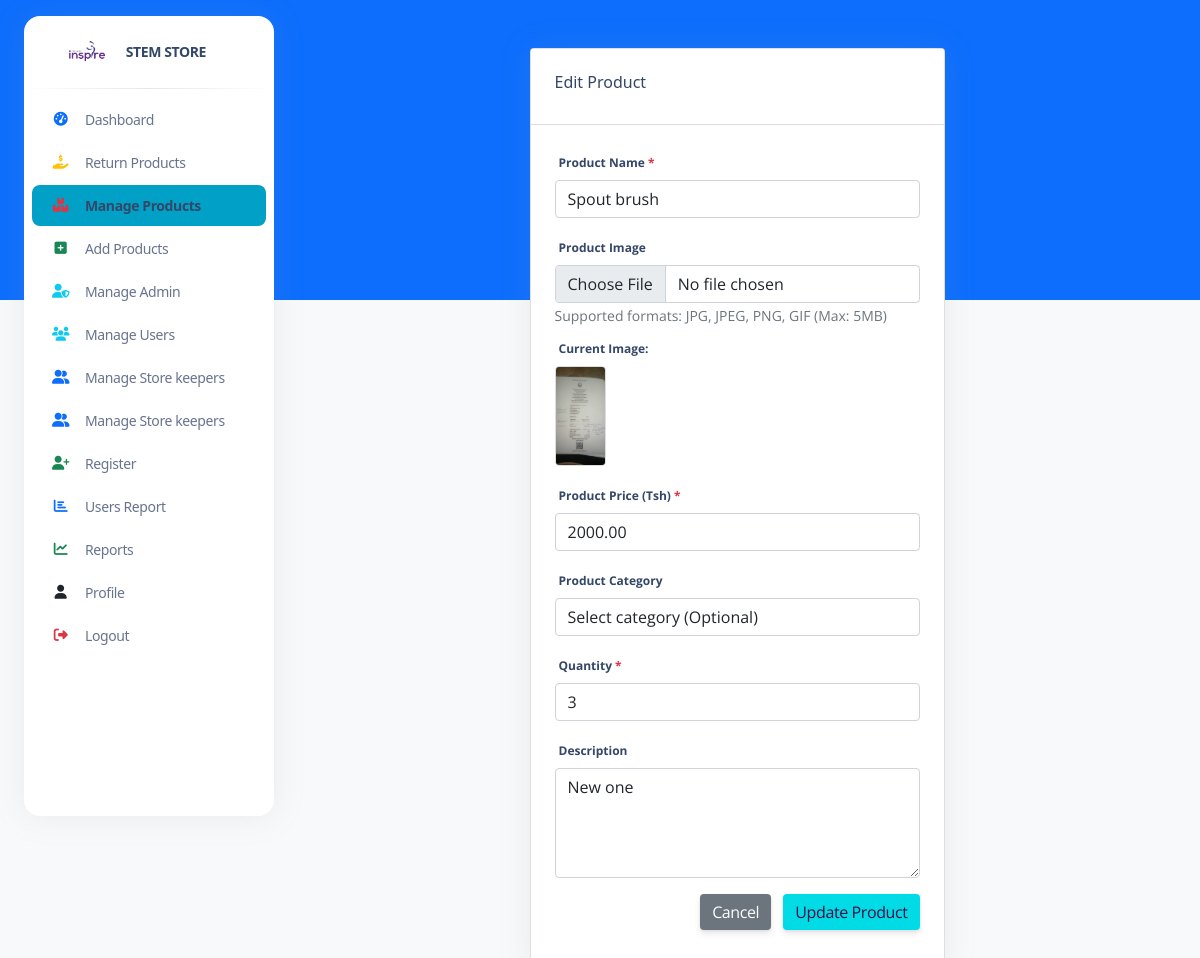
Page /user/edit_product.php?id=12 on the committed database.
### tables this page shows
CREATE TABLE `products` (
  `ID` int(11) NOT NULL,
  `ProductName` varchar(255) DEFAULT NULL,
  `Image` varchar(255) DEFAULT NULL,
  `Description` text DEFAULT NULL,
  `prod_price` decimal(10,2) DEFAULT NULL,
  `Quantity` int(11) DEFAULT NULL,
  `prod_cat` varchar(100) DEFAULT NULL,
  `location` varchar(255) DEFAULT NULL,
  `AddedDate` datetime DEFAULT NULL
);

### user/edit_product.php (the view, shortened to what this page needs)
<!DOCTYPE html>
<html lang="en">
<head>
  <link rel="stylesheet" href="https://cdnjs.cloudflare.com/ajax/libs/font-awesome/6.0.0/css/all.min.css">
  <link href="../assets/css/nucleo-icons.css" rel="stylesheet" />
  <link href="../assets/css/nucleo-svg.css" rel="stylesheet" />
  <link href="../assets/css/nucleo-svg.css" rel="stylesheet" />
  <link id="pagestyle" href="../assets/css/argon-dashboard.css?v=2.0.4" rel="stylesheet" />
</head>
<body class="g-sidenav-show   bg-gray-100">
  <aside class="sidenav bg-white navbar navbar-vertical navbar-expand-xs border-0 border-radius-xl my-3 fixed-start ms-4" id="sidenav-main" style="height: 100vh; position: fixed; overflow: hidden;">
    <div class="sidenav-header">
      <a class="navbar-brand m-0" href=" ../index2.php " target="_blank">
        <img src="../assets/img/logo-ct-dark.png" class="navbar-brand-img h-100" alt="main_logo">
        <span class="ms-1 font-weight-bold">STEM STORE</span>
      </a>
    </div>
   <hr class="horizontal dark mt-0 mb-2">
  <div class="collapse navbar-collapse w-auto" id="sidenav-collapse-main" style="height: calc(100vh - 100px); overflow-y: auto;">
  <ul class="navbar-nav">
    <li class="nav-item">
      <a class="nav-link " href="../index2.php">
        <div class="icon icon-shape icon-sm border-radius-md text-center me-2 d-flex align-items-center justify-content-center">
          <i class="fas fa-tachometer-alt text-primary text-sm opacity-10"></i>
        </div>
        <span class="nav-link-text ms-1">Dashboard</span>
      </a>
    </li>
    <li class="nav-item">
      <a class="nav-link" href="sales.php">
        <div class="icon icon-shape icon-sm border-radius-md text-center me-2 d-flex align-items-center justify-content-center">
          <i class="fas fa-hand-holding-usd text-warning text-sm opacity-10"></i>
        </div>
        <span class="nav-link-text ms-1">Return Products</span>
      </a>
    </li>
    <li class="nav-item">
      <a class="nav-link active" href="">
        <div class="icon icon-shape icon-sm border-radius-md text-center me-2 d-flex align-items-center justify-content-center">
          <i class="fas fa-boxes text-danger text-sm opacity-10"></i>
        </div>
        <span class="nav-link-text ms-1">Manage Products</span>
      </a>
    </li>
   <li class="nav-item">
      <a class="nav-link" href="addproducts.php">
        <div class="icon icon-shape icon-sm border-radius-md text-center me-2 d-flex align-items-center justify-content-center">
          <i class="fas fa-plus-square text-success text-sm opacity-10"></i>
        </div>
        <span class="nav-link-text ms-1">Add Products</span>
      </a>
    </li>
    <li class="nav-item">
      <a class="nav-link" href="Manageadmin.php">
        <div class="icon icon-shape icon-sm border-radius-md text-center me-2 d-flex align-items-center justify-content-center">
          <i class="fas fa-user-shield text-info text-sm opacity-10"></i>
        </div>
        <span class="nav-link-text ms-1">Manage Admin</span>
      </a>
    </li>
    <li class="nav-item">
      <a class="nav-link" href="users.php">
        <div class="icon icon-shape icon-sm border-radius-md text-center me-2 d-flex align-items-center justify-content-center">
          <i class="fas fa-users text-info text-sm opacity-10"></i>
        </div>
        <span class="nav-link-text ms-1">Manage Users</span>
      </a>
    </li>
    <li class="nav-item">
      <a class="nav-link" href="pages/customers.php">
        <div class="icon icon-shape icon-sm border-radius-md text-center me-2 d-flex align-items-center justify-content-center">
          <i class="fas fa-user-friends text-primary text-sm opacity-10"></i>
        </div>
        <span class="nav-link-text ms-1">Manage Store keepers</span>
      </a>
    </li>
        <li class="nav-item">
      <a class="nav-link" href="pages/customers.php">
        <div class="icon icon-shape icon-sm border-radius-md text-center me-2 d-flex align-items-center justify-content-center">
          <i class="fas fa-user-friends text-primary text-sm opacity-10"></i>
        </div>
        <span class="nav-link-text ms-1">Manage Store keepers</span>
      </a>
    </li>
    <li class="nav-item">
      <a class="nav-link" href="register.html">
        <div class="icon icon-shape icon-sm border-radius-md text-center me-2 d-flex align-items-center justify-content-center">
          <i class="fas fa-user-plus text-success text-sm opacity-10"></i>
        </div>
        <span class="nav-link-text ms-1">Register</span>
      </a>
    </li>
    <li class="nav-item">
      <a class="nav-link" href="customer_report.php">
        <div class="icon icon-shape icon-sm border-radius-md text-center me-2 d-flex align-items-center justify-content-center">
          <i class="fas fa-chart-bar text-primary text-sm opacity-10"></i>
        </div>
        <span class="nav-link-text ms-1">Users Report</span>
      </a>
    </li>
    <li class="nav-item">
      <a class="nav-link" href="report.php">
        <div class="icon icon-shape icon-sm border-radius-md text-center me-2 d-flex align-items-center justify-content-center">
          <i class="fas fa-chart-line text-success text-sm opacity-10"></i>
        </div>
        <span class="nav-link-text ms-1">Reports</span>
      </a>
    </li>
    <li class="nav-item">
      <a class="nav-link" href="profile.php">
        <div class="icon icon-shape icon-sm border-radius-md text-center me-2 d-flex align-items-center justify-content-center">
          <i class="fas fa-user text-dark text-sm opacity-10"></i>
        </div>
        <span class="nav-link-text ms-1">Profile</span>
      </a>
    </li>
    <li class="nav-item">
      <a class="nav-link" href="../pages/login.php">
        <div class="icon icon-shape icon-sm border-radius-md text-center me-2 d-flex align-items-center justify-content-center">
          <i class="fas fa-sign-out-alt text-danger text-sm opacity-10"></i>
        </div>
        <span class="nav-link-text ms-1">Logout</span>
      </a>
    </li>
  </ul>
</div>
</aside>
  <main class="main-content position-relative border-radius-lg ">
    <nav class="navbar navbar-main navbar-expand-lg px-0 mx-4 shadow-none border-radius-xl " id="navbarBlur" data-scroll="false">
      <div class="container-fluid py-1 px-3">
      </div>
    </nav>
   <?php
include '../connection.php';
if (isset($_GET['id'])) {
    $productID = $_GET['id'];
    $sql = "SELECT * FROM products WHERE ID = ?";
    $stmt = $conn->prepare($sql);
    $stmt->bind_param("i", $productID);
    $stmt->execute();
    $result = $stmt->get_result();
    if ($result->num_rows > 0) {
        $product = $result->fetch_assoc();
    } else {
        echo "<script>alert('Product not found.'); window.location.href='products.php';</script>";
        exit();
    }
} else {
    echo "<script>alert('No product ID provided.'); window.location.href='products.php';</script>";
    exit();
}
?>
<!DOCTYPE html>
<html lang="en">
<head>
    <link href="https://cdn.jsdelivr.net/npm/bootstrap@5.1.3/dist/css/bootstrap.min.css" rel="stylesheet">
</head>
<body>
    <div class="container-fluid py-4 d-flex justify-content-center align-items-center min-vh-100">
        <div class="row w-100">
            <div class="col-lg-6 col-md-8 col-sm-10 mx-auto">
                <div class="card">
                    <div class="card-header">
                        <h6>Edit Product</h6>
                    </div>
                    <div class="card-body">
                        <form method="POST" action="edit_product.php?id=<?php echo htmlspecialchars($product['ID']); ?>" enctype="multipart/form-data">
                            <div class="form-group mb-3">
                                <label for="productName" class="form-label">Product Name <span class="text-danger">*</span></label>
                                <input type="text" class="form-control" id="productName" name="productName" value="<?php echo htmlspecialchars($product['ProductName']); ?>" required>
                            </div>
                            <div class="form-group mb-3">
                                <label for="productImage" class="form-label">Product Image</label>
                                <input type="file" class="form-control" id="productImage" name="productImage" accept="image/*">
                                <small class="text-muted">Supported formats: JPG, JPEG, PNG, GIF (Max: 5MB)</small>
                                <?php if (!empty($product['Image'])): ?>
                                    <div class="mt-2">
                                        <label class="form-label">Current Image:</label><br>
                                        <img src="<?php echo htmlspecialchars($product['Image']); ?>" alt="Current Product Image" class="current-image">
                                    </div>
                                <?php endif; ?>
                            </div>
                            <div class="form-group mb-3">
                                <label for="prod_price" class="form-label">Product Price (Tsh) <span class="text-danger">*</span></label>
                                <input type="number" class="form-control" id="prod_price" name="prod_price" value="<?php echo htmlspecialchars($product['prod_price']); ?>" step="0.01" min="0" required>
                            </div>
                            <div class="form-group mb-3">
                                <label for="prod_cat" class="form-label">Product Category</label>
                                <select class="form-control" id="prod_cat" name="prod_cat">
                                    <option value="">Select category (Optional)</option>
                                </select>
                            </div>
                            <div class="form-group mb-3">
                                <label for="quantity" class="form-label">Quantity <span class="text-danger">*</span></label>
                                <input type="number" class="form-control" id="quantity" name="quantity" value="<?php echo htmlspecialchars($product['Quantity']); ?>" min="0" required>
                            </div>
                            <div class="form-group mb-3">
                                <label for="description" class="form-label">Description</label>
                                <textarea class="form-control" id="description" name="description" rows="4"><?php echo htmlspecialchars($product['Description']); ?></textarea>
                            </div>
                            <div class="text-end">
                                <a href="products.php" class="btn btn-secondary me-2">Cancel</a>
                                <button type="submit" class="btn btn-primary">Update Product</button>
                            </div>
                        </form>
                    </div>
                </div>
            </div>
        </div>
    </div>
</body>
</html>
  </main>
</body>
</html>

### assets/css/nucleo-svg.css (style rules this page uses)
.icon { display: inline-block; color: #111111; height: 1em; width: 1em; }
.icon-sm { height: 0.8em; width: 0.8em; }
.icon { fill: currentColor; stroke: none; }

### user/edit_product.php (style rules this page uses)
.card-header { background-color: white; color: black; border-bottom: 1px solid #ddd; }
.btn-primary { background-color: #00dbe5; border-color: #00dbe5; color: #320F44; }
.current-image { max-width: 100px; max-height: 100px; object-fit: cover; border: 1px solid #ddd; border-radius: 4px; }

### rows in the picture
products: productName "Spout brush", Image (picture), prod_price "2000.00", quantity "3", description "New one"
